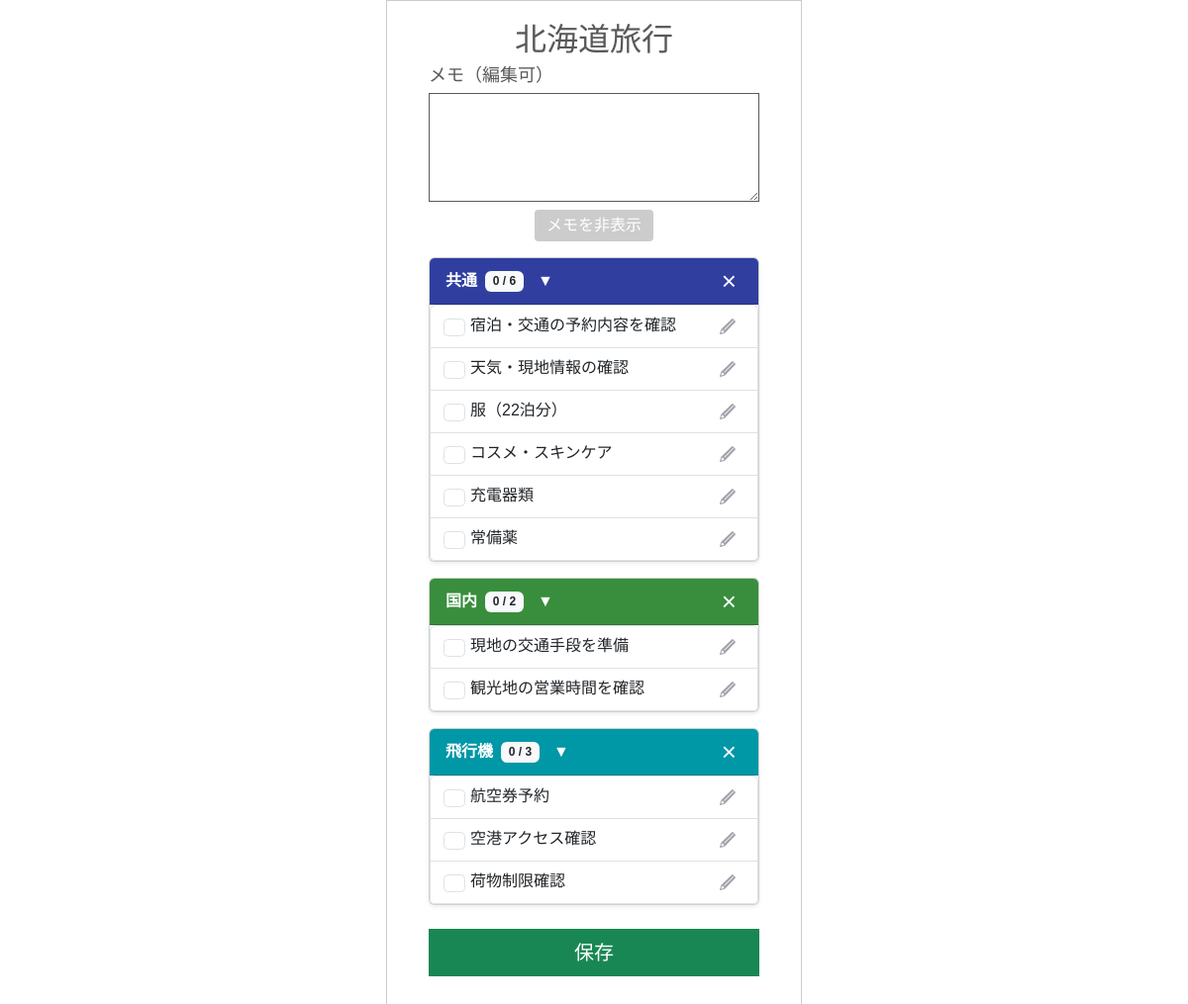
/template/142/old_copy/, run on an earlier commit of the app's database.
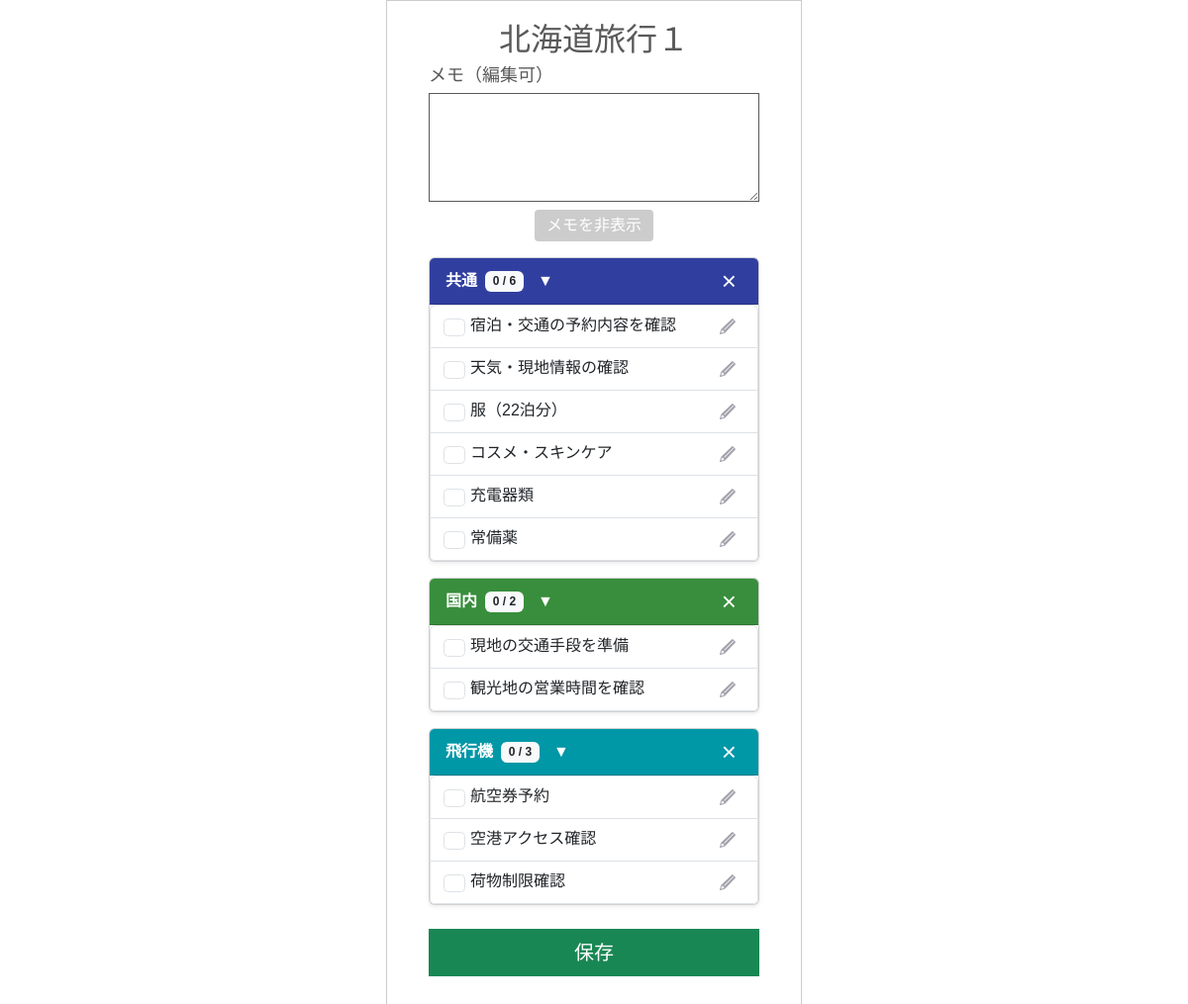
And on a later commit of the database.
### app/models/template.py (models this page shows, shortened)
class Template(models.Model):
    class SourceType(models.IntegerChoices):
        FROM_TRAVEL   = 0, _("旅行情報より作成")
        FROM_TEMPLATE = 1, _("既存テンプレートを反映")
    user = models.ForeignKey(
        settings.AUTH_USER_MODEL,
        on_delete=models.CASCADE,
        verbose_name=_("ユーザーID")
    )
    travel_info = models.ForeignKey(
        Travel_info,
        on_delete=models.CASCADE,
        verbose_name=_("旅行情報ID")
    )
    source_type = models.IntegerField(
        choices=SourceType.choices,
        verbose_name=_("生成タイプ")
    )
    template_source = models.ForeignKey(
        "self",
        null=True,
        blank=True,
        on_delete=models.SET_NULL,
        verbose_name=_("テンプレート参照元"),
        related_name="derived_templates"
    )
    created_at = models.DateTimeField(
         auto_now_add=True,
         verbose_name=_("作成日")
         )
    updated_at = models.DateTimeField(
        auto_now=True,
        verbose_name=_("更新日")
        )
    class Meta:
      verbose_name = _("テンプレート")

### app/models/travel.py (models this page shows, shortened)
class Travel_info(models.Model):
    class StayType(models.IntegerChoices):
        DAY_TRIP = 0, _("日帰り")
        STAY     = 1, _("宿泊")
    class LocationType(models.IntegerChoices):
        DOMESTIC = 0, _("国内")
        OVERSEAS = 1, _("海外")
    class StatusType(models.IntegerChoices):
        NOT_DONE  = 0, _("未")
        COMPLETE  = 1, _("完")
        PROCESSED = 2, _("済")
    travel_info_id = models.AutoField(
        primary_key=True,
        verbose_name=_("旅行情報ID")
    )
    user = models.ForeignKey(
        settings.AUTH_USER_MODEL,
        on_delete=models.CASCADE,
        verbose_name=_("ユーザーID")
    )
    travel_title = models.CharField(
        max_length=100,
        verbose_name=_("旅行タイトル")
    )
    start_date = models.DateField(
        verbose_name=_("開始日")
    )
    end_date = models.DateField(
        verbose_name=_("終了日")
    )
    stay_type = models.IntegerField(
        choices=StayType.choices,
        verbose_name=_("宿泊タイプ")
    )
    location = models.IntegerField(
        choices=LocationType.choices,
        verbose_name=_("場所"),
    )
    memo = models.CharField(
        max_length=230,
        blank=True,
        verbose_name=_("メモ")
    )
    status = models.IntegerField(
        choices=StatusType.choices,
        default=0,
        verbose_name=_("ステータス")
    )
    transport = models.ManyToManyField(
        "Transport",
        through="Travelmode",
        verbose_name=_("交通手段")
    )
    created_at = models.DateTimeField(
        auto_now_add=True,
        verbose_name=_("作成日")
    )
    updated_at = models.DateTimeField(
       auto_now=True,
        verbose_name=_("更新日")
    )
    class Meta:
        verbose_name = _("旅行情報")
        verbose_name_plural = _("旅行情報")

### app/views/new_travel/old_template_copy.py (the view, shortened to what this page needs)
# urls.py: path('template/<int:template_id>/old_copy/', old_template_copy, name='old_template_copy'),
def old_template_copy(request, template_id):
    template = get_object_or_404(Template, id=template_id)
    categories = TravelCategory.objects.filter(template=template)
    return render(request, "new_travel/old_template.html", {
        "template": template,
        "categories": categories,
    })

### app/models/template.py (called while the page is built)
    @property
    def checked_count(self):
        return self.travelitem_set.filter(item_checked=1).count()

    @property
    def total_count(self):
        return self.travelitem_set.count()

### templates/new_travel/old_template.html (shortened to what this page needs)
{% extends 'base.html' %}
{% load static %}
{% block extra_css %}
{{ block.super }}
<link rel="stylesheet" href="{% static 'tabipre/css/new_travel/template_old.css' %}">
<link rel="stylesheet" href="{% static 'tabipre/css/parts/edit_item.css' %}">
{% endblock %}
{% block content %}
<div class="container mt-2">
    <h2 class="mb-1 text-center">{{ template.travel_info.travel_title }}</h2>
    <form method="POST">
        <div class="mb-3">
            <label class="form-label">メモ（編集可）</label>
            <div id="memoArea" class="collapse show">
                <textarea name="memo" class="form-control" rows="4">{{ template.travel_info.memo }}</textarea>
            </div>
            <div class="text-center mt-2">
                <button id="memoToggleBtn"
                        type="button"
                        class="memo-toggle-btn"
                        data-bs-toggle="collapse"
                        data-bs-target="#memoArea">
                    メモを非表示
                </button>
            </div>
        </div>
        {% for cat in categories %}
        <div class="card mb-3 shadow-sm">
            <div class="card-header d-flex justify-content-between align-items-center"
                 style="background-color: {{ cat.get_category_color_display }}; color: white;">
                <div class="d-flex align-items-center">
                    <strong>{{ cat.category_name }}</strong>
                    <span class="badge bg-light text-dark ms-2">
                        {{ cat.checked_count }} / {{ cat.total_count }}
                    </span>
                    <button type="button"
                            class="btn-transparent ms-2"
                            data-bs-toggle="collapse"
                            data-bs-target="#cat{{ cat.id }}">
                        ▼
                    </button>
                </div>
                <button type="submit"
                        name="delete_category"
                        value="{{ cat.id }}"
                        class="btn-transparent btn-category-delete">
                    ×
                </button>
            </div>
            <ul id="cat{{ cat.id }}" class="list-group collapse show">
                {% for item in cat.travelitem_set.all %}
                <li class="list-group-item d-flex justify-content-between align-items-center">
                    <div class="form-check me-3">
                        <input type="checkbox"
                               name="item_checked_{{ item.id }}"
                               class="form-check-input"
                               {% if item.item_checked %}checked{% endif %}>
                        {{ item.item_name }}
                    </div>
                    <div class="d-flex gap-1">
                        <button type="button"
                                class="edit-btn"
                                data-item-id="{{ item.id }}"
                                data-item-name="{{ item.item_name }}"
                                data-bs-toggle="modal"
                                data-bs-target="#editItemModal">
                            <img src="{% static 'tabipre/icons/edit.png' %}" alt="編集" style="width:16px; height:16px;">
                        </button>
                    </div>
                </li>
                {% endfor %}
            </ul>
        </div>
        {% endfor %}
        <div class="text-center mt-4">
            <button type="submit" name="save_changes" class="btn btn-success btn-lg w-100">
                保存
            </button>
        </div>
    </form>
</div>
{% endblock %}

What changed in the data, as far as the page shows it:
changed Template: travel_info.travel_title "北海道旅行" → "北海道旅行１"
